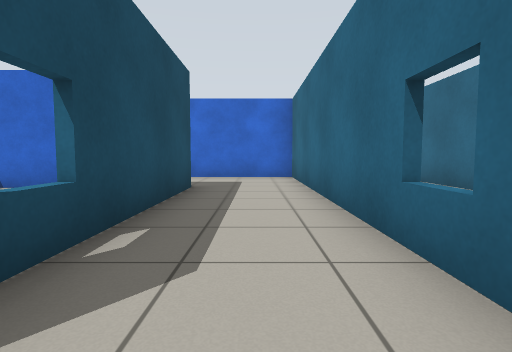
[1] (above)

24 first-person views from a walk through a world built for the Gazebo simulator. The camera is 0.72 m above the floor, tilts 4° down and sees 80° across. The floor is counted in squares, 1 m on a side. Each view is taken from the middle of a square. On the plan, view 1 faces up. The plan holds only what a view shows up to about 10 squares ahead; the rest is blank. Gazebo's built-in surfaces are drawn with simple patterns.

[2]
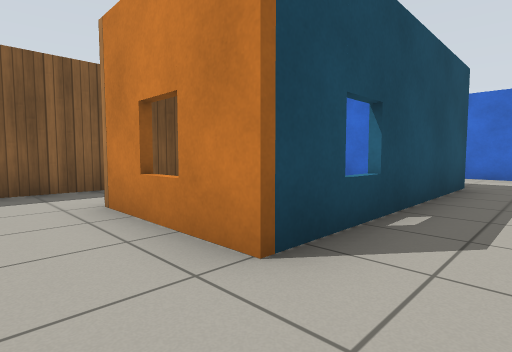

[3]
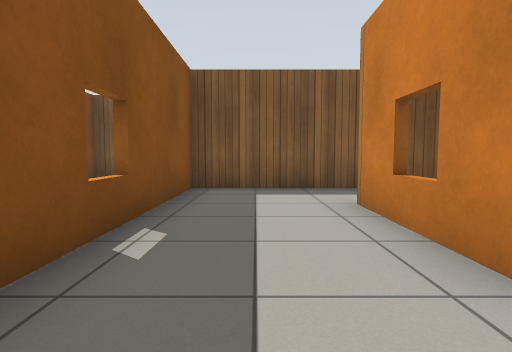

[4]
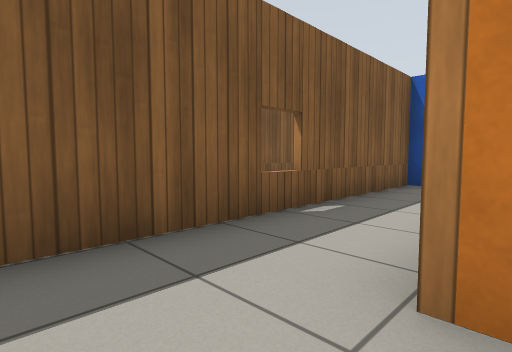

[5]
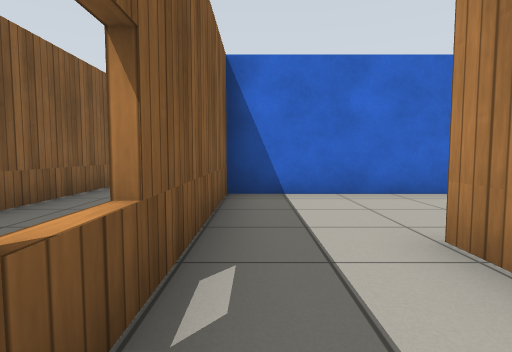

[6]
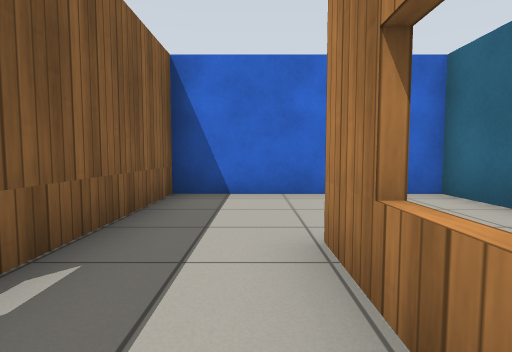

[7]
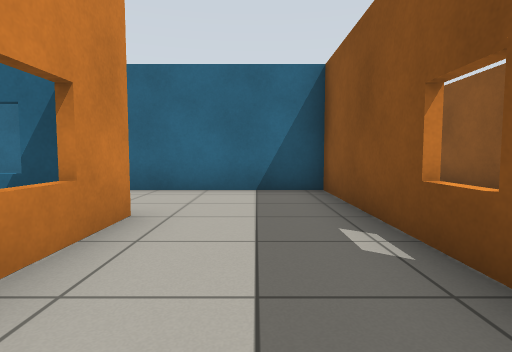

[8]
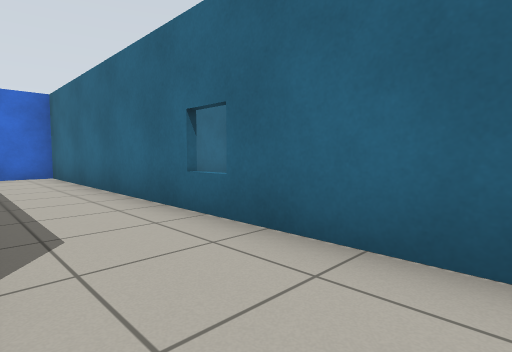

[9]
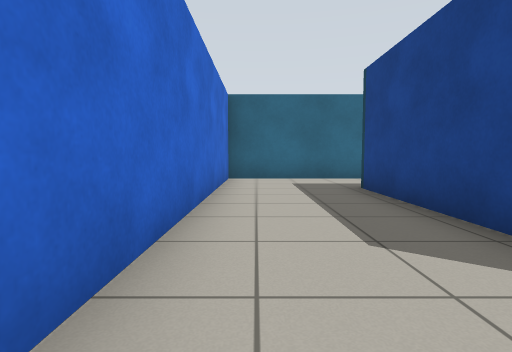

[10]
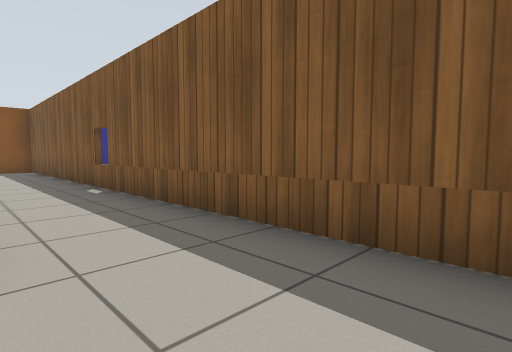

[11]
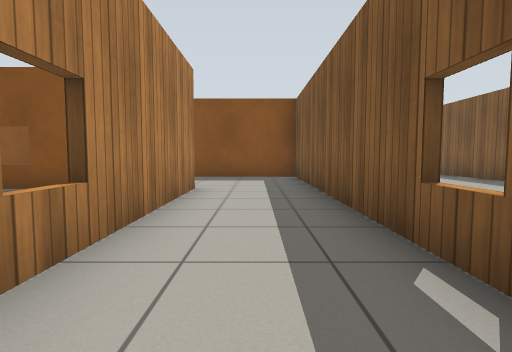

[12]
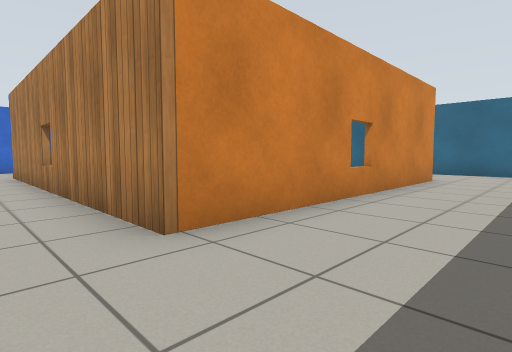

[13]
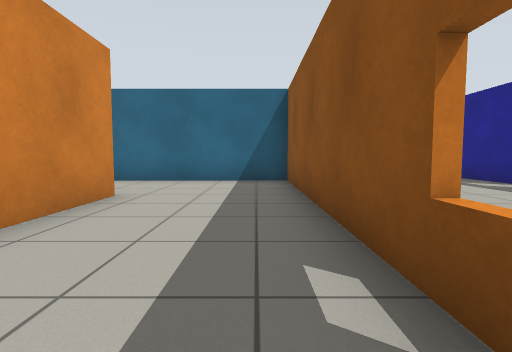

[14]
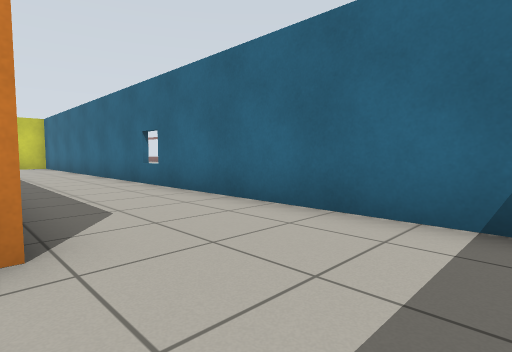

[15]
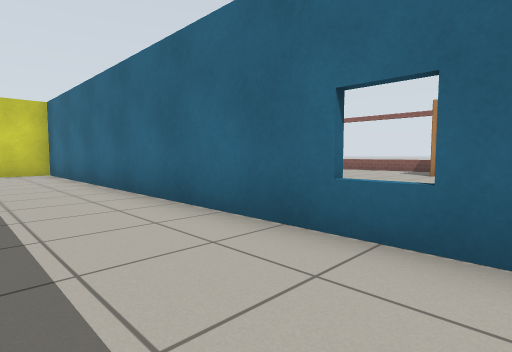

[16]
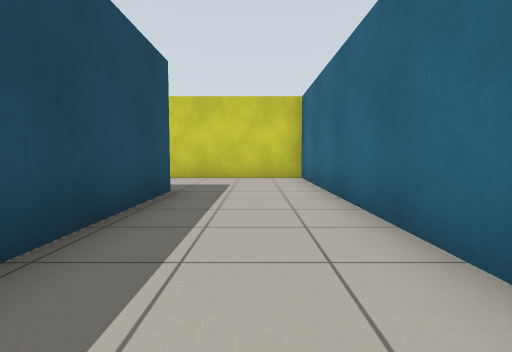

[17]
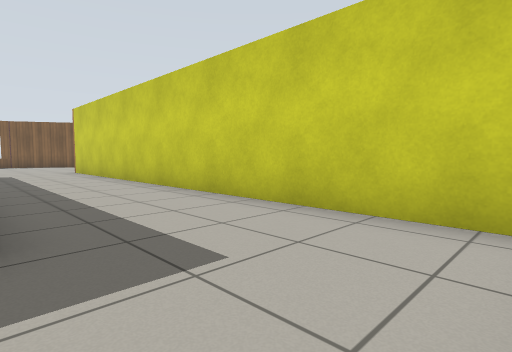

[18]
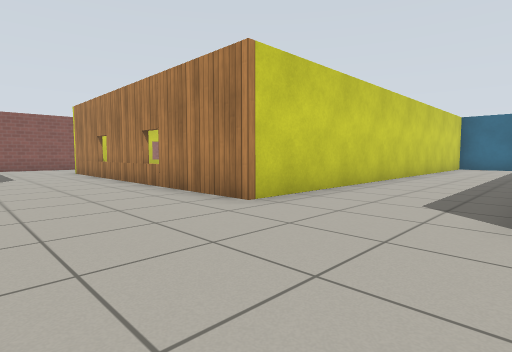

[19]
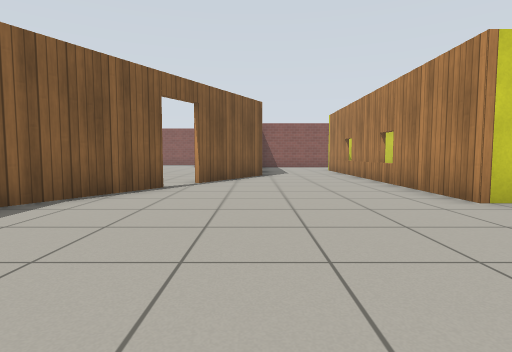

[20]
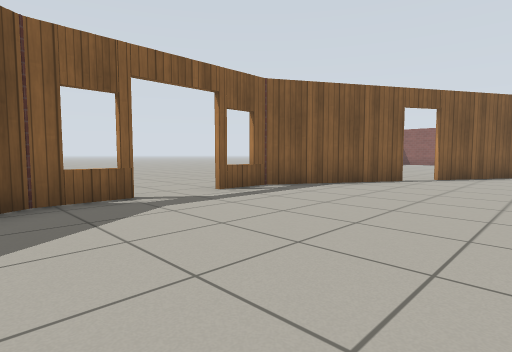

[21]
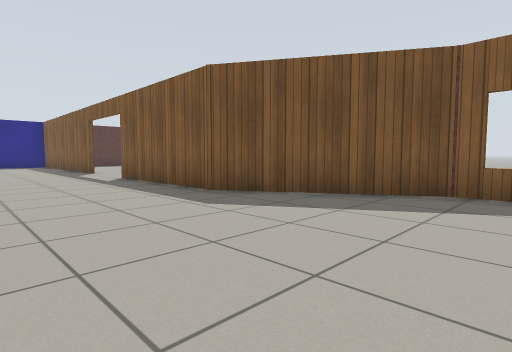

[22]
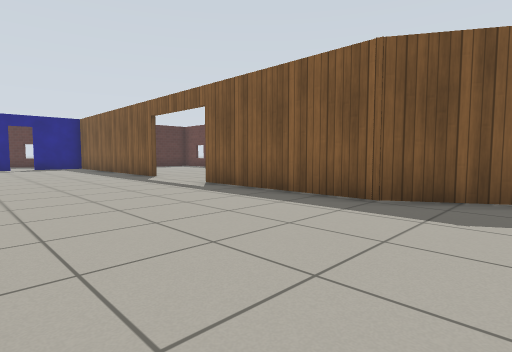

[23]
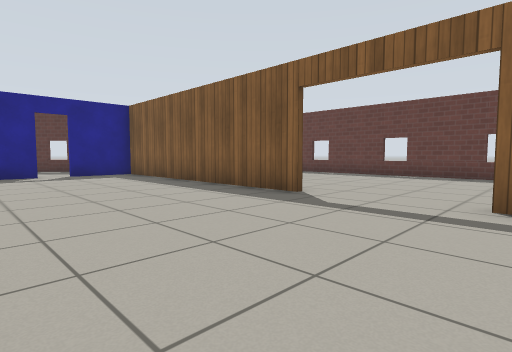

[24]
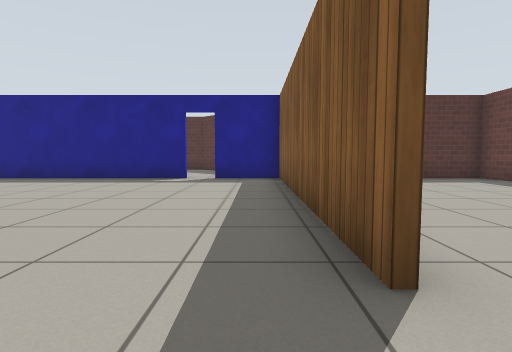

### Floor plan
Ten units are one square. View 1 is at (0, 0); x grows to the right and y downward. Boxes are objects, and circles mark ways between rooms. Rooms are numbered by the first view taken in them; rooms with no view inside come last. Other rooms are left out.
<svg viewBox="-175 -215 234 333">
<path fill="none" stroke="#000" d="M-44 -16 -44 -35M-16 -11 -16 -19M-14 -5 -45 -5M-16 -50 -16 -66 -65 -66 -65 24 12 24 12 -6M-54 -67 -14 -67 -14 -5M-93 -89 -93 24M12 -6 12 -98 -71 -98M-67 25 -67 -68M13 -100 13 -59M14 25 -67 25M-31 59 44 59 44 -135 -97 -135 -97 -210M-93 24 -93 59 -60 59M35 113 54 113M-147 35 -147 113 -128 113M-170 -92 -170 -77 -147 -40 -147 6M-150 -157 -170 -123 -170 -109M-130 -191 -145 -166M-119 113 -61 113"/>
<circle cx="0" cy="-10" r="3" fill="#2a7"/>
<circle cx="-80" cy="30" r="3" fill="#2a7"/>
<text x="-30" y="-20">1</text>
<text x="-40" y="-80">2</text>
<text x="20" y="-50">3</text>
</svg>
Room 1 opens to room 2. Room 2 opens to room 3.

Where each view was taken, in squares from view 1:
view 1: 0 up, 0 right, facing up
view 2: 1 down, 0 right, facing up-left
view 3: 1 down, 0 right, facing left
view 4: 1 down, 4 left, facing up-left
view 5: 1 up, 6 left, facing up
view 6: 1 up, 5 left, facing up
view 7: 1 down, 5 left, facing right
view 8: 1 down, 1 left, facing up-right
view 9: 9 up, 8 left, facing right
view 10: 9 up, 7 left, facing down-left
view 11: 4 up, 8 left, facing down
view 12: 5 down, 8 left, facing up-right
view 13: 5 down, 4 left, facing right
view 14: 5 down, 1 right, facing up-right
view 15: 1 up, 2 right, facing up-right
view 16: 4 up, 3 right, facing up
view 17: 10 up, 4 right, facing up-left
view 18: 10 up, 13 left, facing up-right
view 19: 9 up, 13 left, facing up
view 20: 7 up, 12 left, facing up-left
view 21: 9 up, 11 left, facing down-left
view 22: 6 up, 10 left, facing down-left
view 23: 0 up, 10 left, facing down-left
view 24: 2 down, 14 left, facing down
